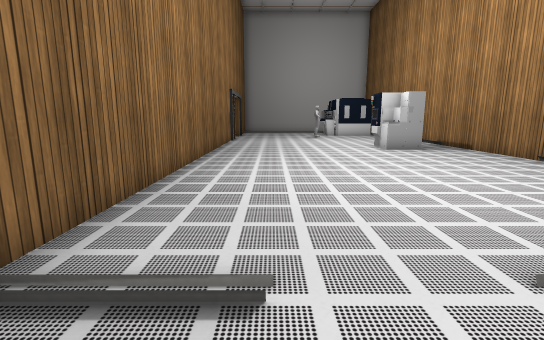
view 1 (above)

23 first-person views from a walk through a scene from a Unity 3-D project. The camera is 1.2 m above the floor, tilts 10° down and sees 85° across. The floor is counted in squares, 1 m on a side. Each view is taken from the middle of a square. On the plan, view 1 faces up. The plan holds only what a view shows up to about 13 squares ahead; the rest is blank. The place goes on beyond the plan. The player is left out. Some animated figures are left out. Door leaves are left out, so doorways stand open. Some surface patterns are stand-ins.

view 2
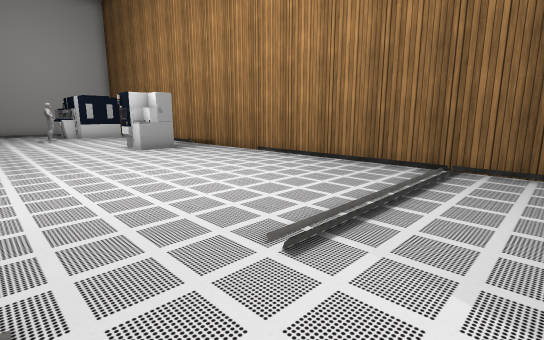

view 3
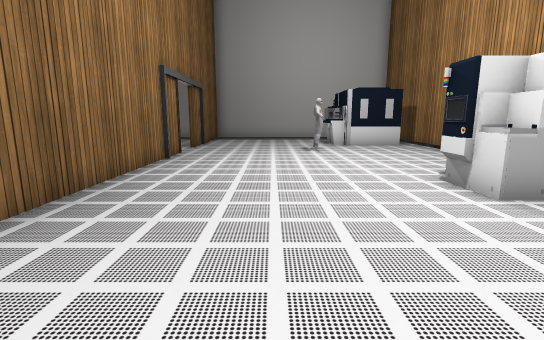

view 4
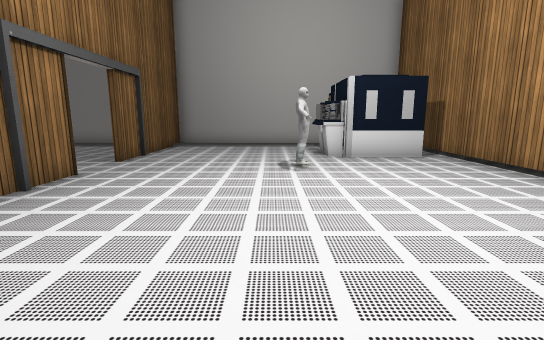

view 5
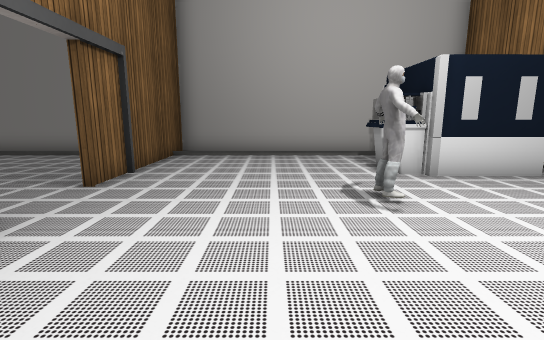

view 6
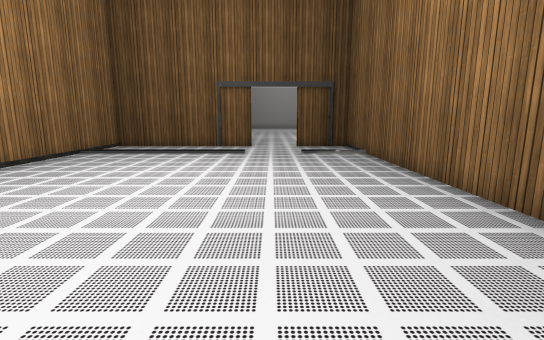

view 7
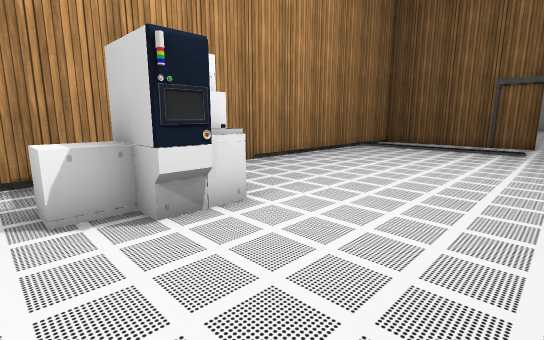

view 8
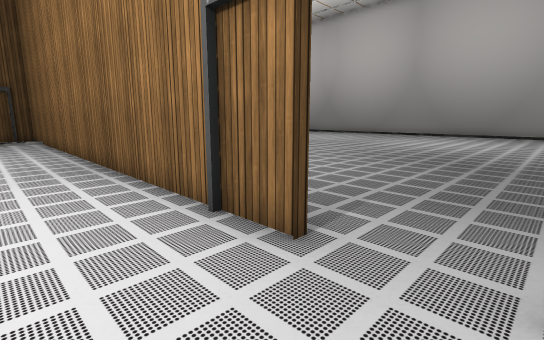

view 9
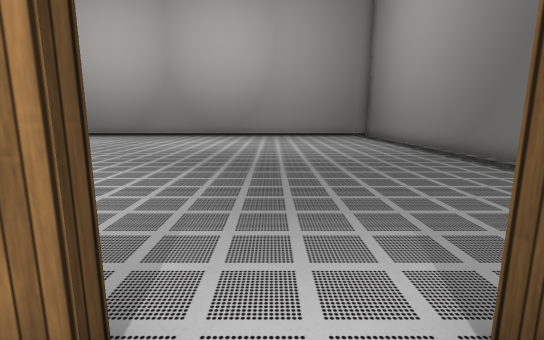

view 10
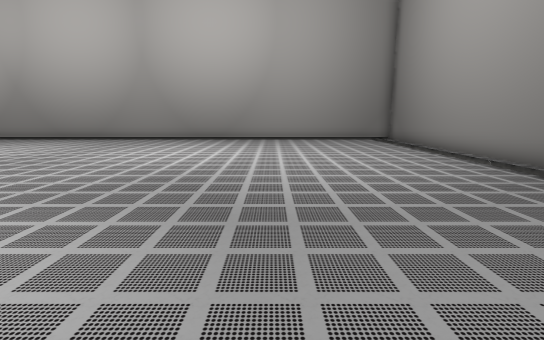

view 11
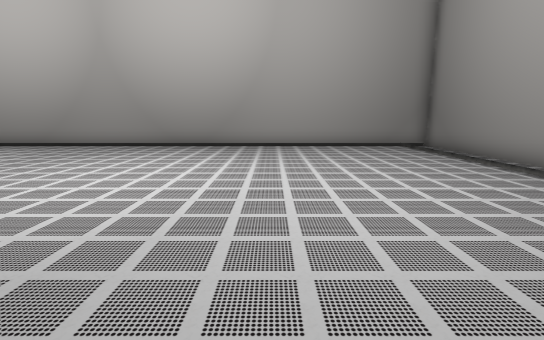

view 12
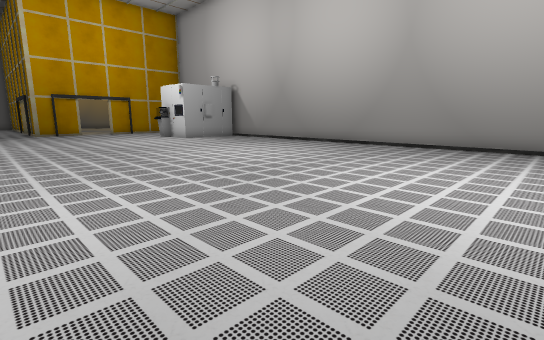

view 13
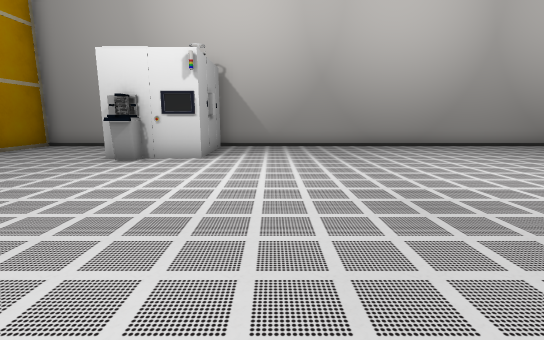

view 14
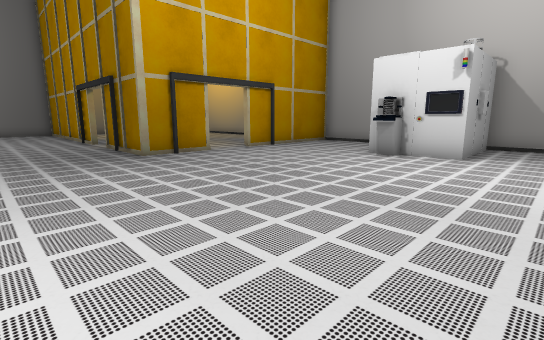

view 15
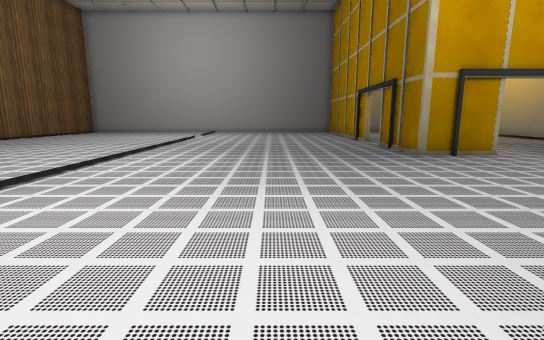

view 16
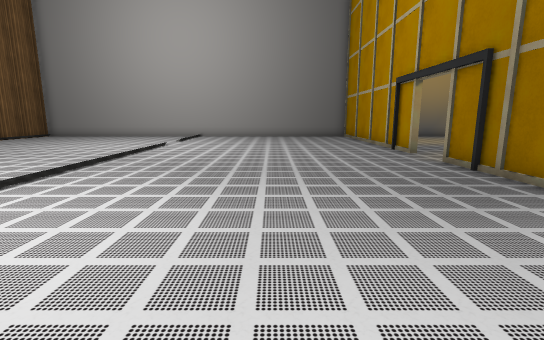

view 17
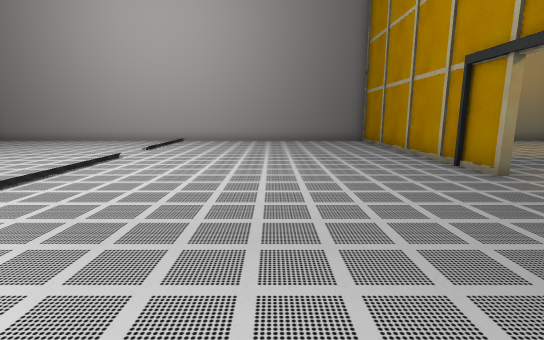

view 18
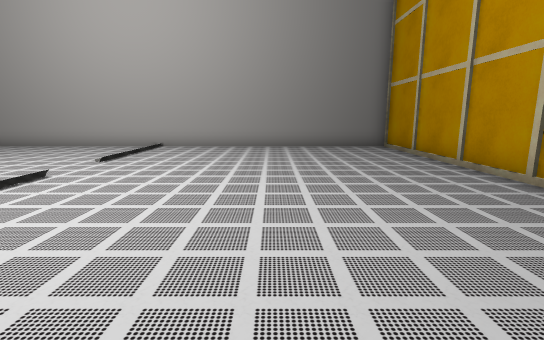

view 19
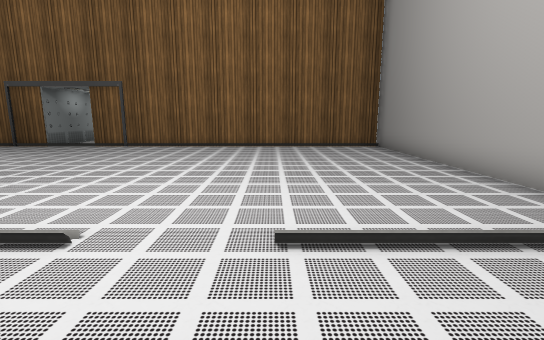

view 20
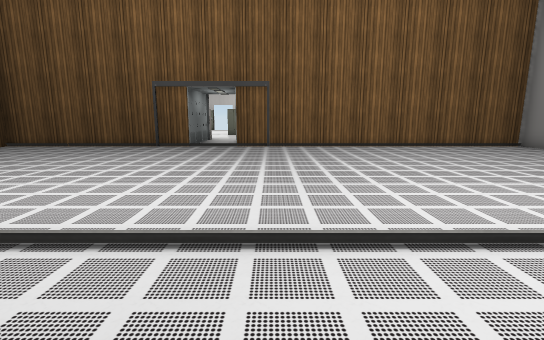

view 21
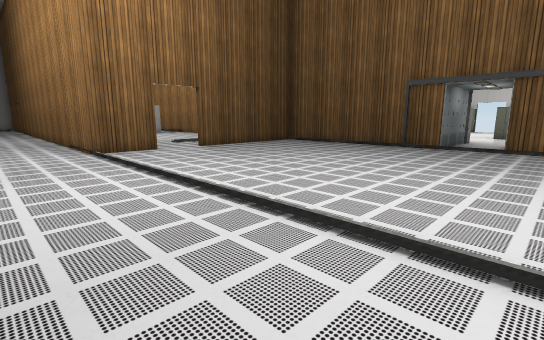

view 22
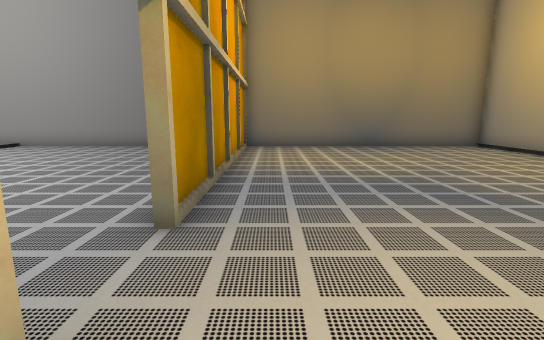

view 23
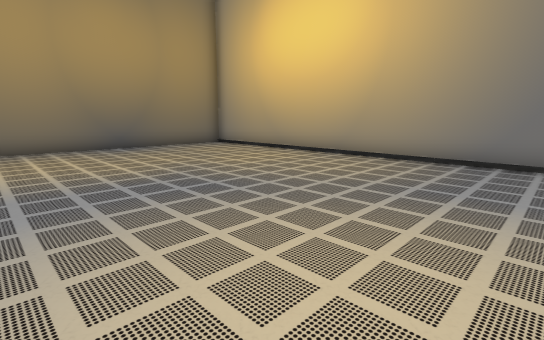

### Floor plan
Points are (right, up) in squares from view 1. A wall is a line through its corners. A room is listed if a view was taken in it or the views show most of it. See-through windows are left out.
Room 1 (views 1, 2, 3, 4, 5, 6, 7, 8, 9)
walls: (2.9, 17.7) (2.5, 18.2); (2.9, 17.7) (2.5, 18.5); (2.8, 17.7) (2.5, 18.7); (2.8, 17.8) (2.6, 18.5); (2.6, 18) (2.6, 18.9); (3, 18.3) (2.8, 18.1) (2.5, 18.7); (3, 18.3) (2.8, 18.1); (7.5, 16.9) (7.5, 22); (-2.2, 17.3) (-2.2, -0.7) (0, -0.7); (4.8, 24.6) (-2.2, 24.6) (-2.2, 19); (1.7, -0.7) (7.6, -0.7); (7.5, -1.1) (7.5, 13.9)
ways out: open door at (-2, 18) to room 2; open door at (1, -1) to room 2
objects: other object (4, 11) to (6, 13); other object (4, 20) to (6, 23)
Room 2 (views 10, 11, 12, 13, 14, 15, 16, 17, 18, 19, 20, 21)
walls: (0, -0.8) (-2.3, -0.8) (-2.3, 4.1); (-14.2, -7.5) (-11.8, -7.5) (-11.8, -11.1); (2.6, -0.8) (1.8, -0.8); (-17.4, -7.5) (-16.1, -7.5); (-11.8, -13) (-11.8, -22.5); (-21.7, -5.1) (-21.7, -7.6) (-19.4, -7.5); (7.5, -7.6) (7.5, -1.1); (-5.9, 24.6) (-21.7, 24.6) (-21.7, -0.2); (-12, -22.5) (7.5, -22.5) (7.5, -10.5)
ways out: open door at (-2, 18) to room 1; open door at (1, -1) to room 1; open door at (-15, -7) to room 3; open door at (-12, -12) to room 3; open door at (7.5, -9.5)
objects: other object (-20, -1); other object (-19, -3) to (-17, -2)
Room 3 (views 22, 23)
walls: (-21.7, -10.2) (-21.7, -22.5) (-12, -22.5); (-11.8, -22.5) (-11.8, -13)
ways out: open door at (-15, -7) to room 2; open door at (-12, -12) to room 2

Positions as (right, up) in squares from view 1, and headings:
1: (0, 0), facing up
2: (0, 0), facing up-right
3: (1, 7), facing up
4: (2, 11), facing up
5: (1, 14), facing up
6: (1, 12), facing down
7: (1, 14), facing down-right
8: (0, 19), facing down-left
9: (-1, 18), facing left
10: (-5, 18), facing left
11: (-9, 18), facing left
12: (-9, 16), facing down-left
13: (-9, 2), facing left
14: (-8, 2), facing down-left
15: (-7, 2), facing down
16: (-7, -3), facing down
17: (-7, -7), facing down
18: (-7, -10), facing down
19: (-5, -18), facing right
20: (-5, -12), facing right
21: (-5, -12), facing up-right
22: (-13, -10), facing down
23: (-13, -10), facing down-left
